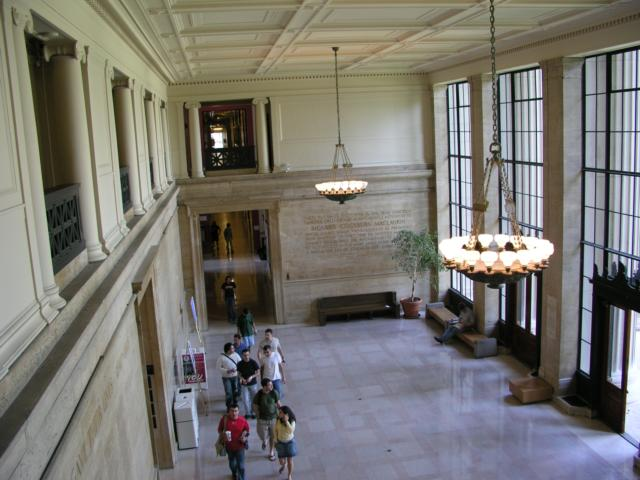
%> input picture Anmol_Rosaleena_Assg3_Code/features/VQ/images/im/p1010843.jpg, 640 x 480 px
$ octave --eval "result = sp_dense_sift(imread('images/im/p1010843.jpg'));"   (GNU Octave 9; MATLAB toolbox functions it lacks are replaced by stand-ins)
%> lines starting %> are read from the running program, lines starting %| are printed output that depends on the picture
### Anmol_Rosaleena_Assg3_Code/features/VQ/sp_normalize_sift.m
function sift_arr = sp_normalize_sift(sift_arr)
% normalize SIFT descriptors (after Lowe)

% find indices of descriptors to be normalized (those whose norm is larger than 1)
tmp = sqrt(sum(sift_arr.^2, 2));
normalize_ind = find(tmp > 1);

sift_arr_norm = sift_arr(normalize_ind,:);
sift_arr_norm = sift_arr_norm ./ repmat(tmp(normalize_ind,:), [1 size(sift_arr,2)]);

% suppress large gradients
sift_arr_norm(find(sift_arr_norm > 0.2)) = 0.2;

% finally, renormalize to unit length
tmp = sqrt(sum(sift_arr_norm.^2, 2));
sift_arr_norm = sift_arr_norm ./ repmat(tmp, [1 size(sift_arr,2)]);

sift_arr(normalize_ind,:) = sift_arr_norm;

### Anmol_Rosaleena_Assg3_Code/features/VQ/sp_dense_sift.m
function [sift_arr, grid_x, grid_y] = sp_dense_sift(I, grid_spacing, patch_size)

if(~exist('grid_spacing','var'))
    grid_spacing = 1;
end
if(~exist('patch_size','var'))
    patch_size = 16;
end

I = double(I);
I = mean(I,3);
%> I: size 480x640 double
I = I /max(I(:));

% parameters
num_angles = 8;
num_bins = 4;
num_samples = num_bins * num_bins;
alpha = 9; %% parameter for attenuation of angles (must be odd)

if nargin < 5
    sigma_edge = 1;
end

angle_step = 2 * pi / num_angles;
angles = 0:angle_step:2*pi;
angles(num_angles+1) = []; % bin centers

[hgt wid] = size(I);
%> hgt = 480; wid = 640

[G_X,G_Y]=gen_dgauss(sigma_edge);

% add boundary:
I = [I(2:-1:1,:,:); I; I(end:-1:end-1,:,:)];
%> I: size 484x640 double
I = [I(:,2:-1:1,:) I I(:,end:-1:end-1,:)];
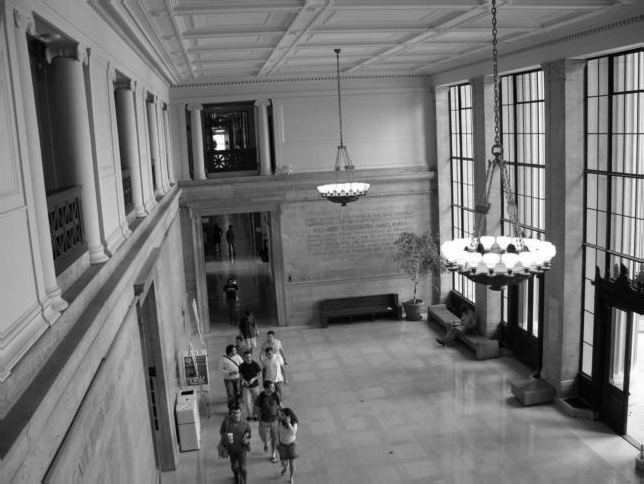
%> I: size 484x644 double; min 0, max 1, mean 0.462

I = I-mean(I(:));
I_X = filter2(G_X, I, 'same'); % vertical edges
I_Y = filter2(G_Y, I, 'same'); % horizontal edges

I_X = I_X(3:end-2,3:end-2,:);
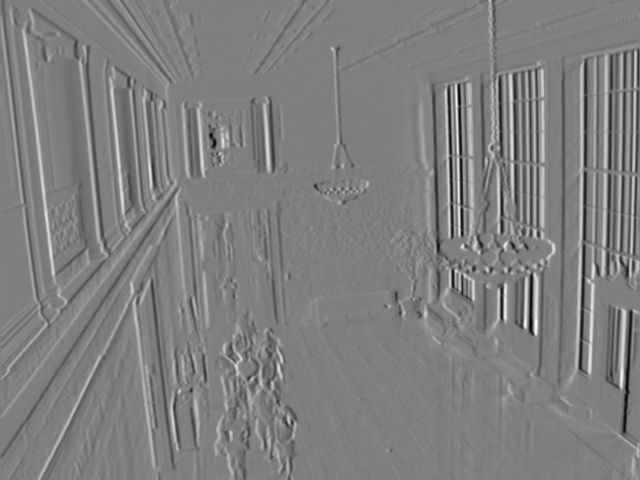
%> I_X: size 480x640 double; min -0.801, max 0.803, mean -0.000562; drawn with min black and max white
I_Y = I_Y(3:end-2,3:end-2,:);
%> I_Y: size 480x640 double

I_mag = sqrt(I_X.^2 + I_Y.^2); % gradient magnitude
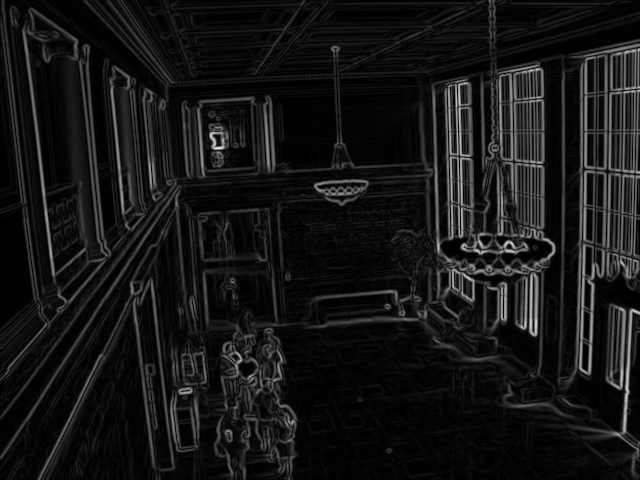
%> I_mag: size 480x640 double; min 1.02e-18, max 0.895, mean 0.0862
I_theta = atan2(I_Y,I_X);
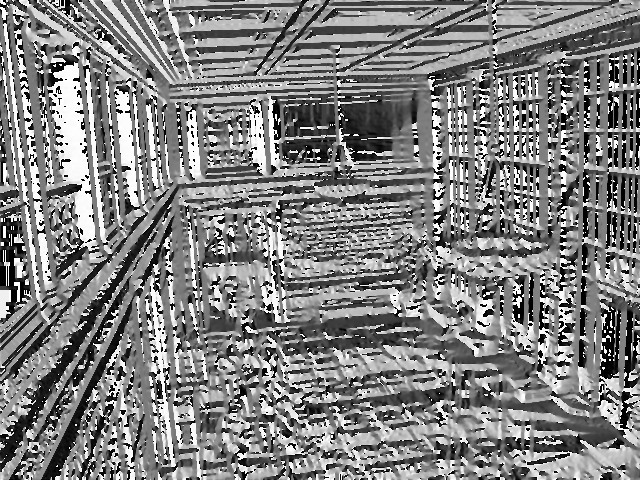
%> I_theta: size 480x640 double; min -3.14, max 3.14, mean 0.0332; drawn with min black and max white
I_theta(find(isnan(I_theta))) = 0; % necessary????

% grid
grid_x = patch_size/2:grid_spacing:wid-patch_size/2+1;
%> grid_x = 626 values from 8 to 633
grid_y = patch_size/2:grid_spacing:hgt-patch_size/2+1;
%> grid_y = 466 values from 8 to 473

% make orientation images
I_orientation = zeros([hgt, wid, num_angles], 'single');

% for each histogram angle
cosI = cos(I_theta);
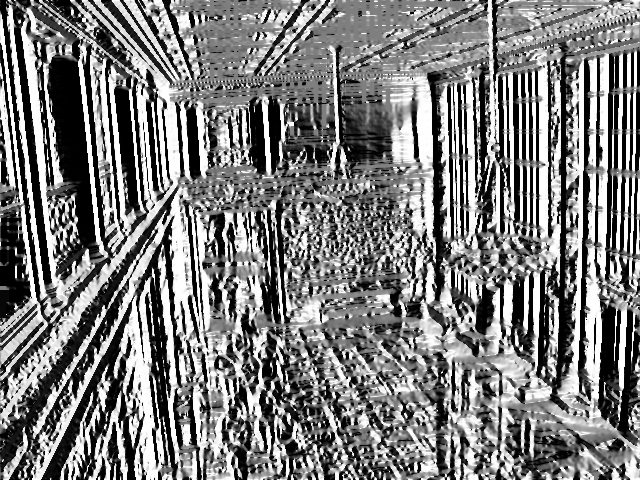
%> cosI: size 480x640 double; min -1, max 1, mean -0.0226; drawn with min black and max white
sinI = sin(I_theta);
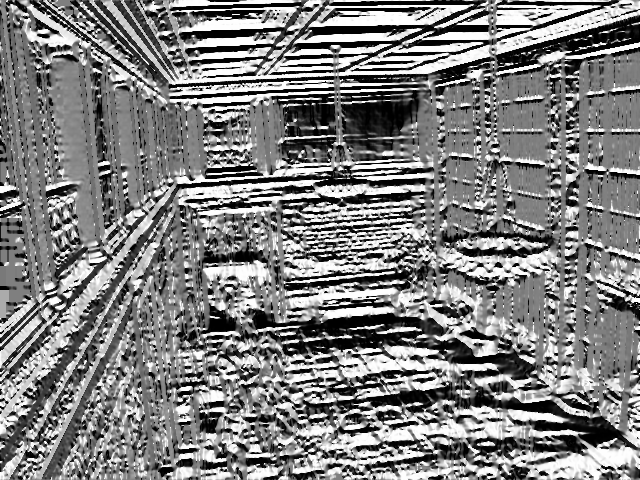
%> sinI: size 480x640 double; min -1, max 1, mean 0.00104; drawn with min black and max white
for a=1:num_angles
    % compute each orientation channel
    tmp = (cosI*cos(angles(a))+sinI*sin(angles(a))).^alpha;
    tmp = tmp .* (tmp > 0);

    % weight by magnitude
    I_orientation(:,:,a) = tmp .* I_mag;
end
%> this loop made 8 passes
%> pass 2, in sp_dense_sift, `tmp = tmp .* (tmp > 0);`:
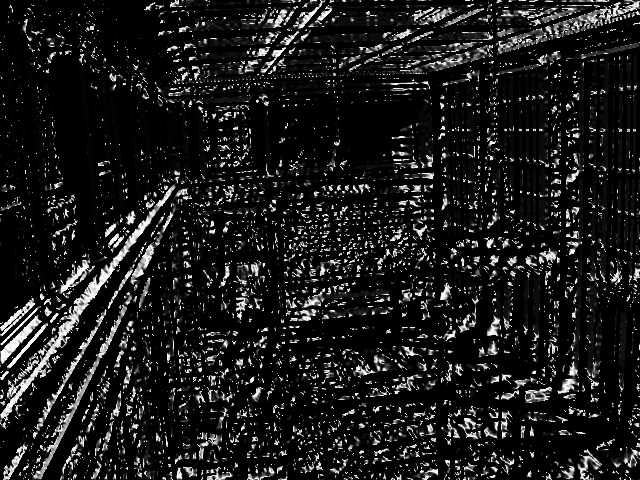
%> tmp: size 480x640 double; min 0, max 1, mean 0.106

% Convolution formulation:
weight_kernel = zeros(patch_size,patch_size);
r = patch_size/2;
cx = r - 0.5;
sample_res = patch_size/num_bins;
weight_x = abs((1:patch_size) - cx)/sample_res;
weight_x = (1 - weight_x) .* (weight_x <= 1);

for a = 1:num_angles
    %I_orientation(:,:,a) = conv2(I_orientation(:,:,a), weight_kernel, 'same');
    I_orientation(:,:,a) = conv2(weight_x, weight_x', I_orientation(:,:,a), 'same');
end

% Sample SIFT bins at valid locations (without boundary artifacts)
% find coordinates of sample points (bin centers)
[sample_x, sample_y] = meshgrid(linspace(1,patch_size+1,num_bins+1));
sample_x = sample_x(1:num_bins,1:num_bins); sample_x = sample_x(:)-patch_size/2;
sample_y = sample_y(1:num_bins,1:num_bins); sample_y = sample_y(:)-patch_size/2;

sift_arr = zeros([length(grid_y) length(grid_x) num_angles*num_bins*num_bins], 'single');
b = 0;
for n = 1:num_bins*num_bins
    sift_arr(:,:,b+1:b+num_angles) = I_orientation(grid_y+sample_y(n), grid_x+sample_x(n), :);
    b = b+num_angles;
end
%> after the loop, b = 128
clear I_orientation


% Outputs:
[grid_x,grid_y] = meshgrid(grid_x, grid_y);
[nrows, ncols, cols] = size(sift_arr);
%> nrows = 466; ncols = 626; cols = 128

% normalize SIFT descriptors
%slow good normailzation that respects the flat areas
sift_arr = reshape(sift_arr, [nrows*ncols num_angles*num_bins*num_bins]);
sift_arr = sp_normalize_sift(sift_arr);
%> in sp_normalize_sift, `normalize_ind = find(tmp > 1);`: normalize_ind = 256684 values from 1 to 291716
sift_arr = reshape(sift_arr, [nrows ncols num_angles*num_bins*num_bins]);

% [5 lines of commented-out code are left out]


function [GX,GY]=gen_dgauss(sigma)

% laplacian of size sigma
%f_wid = 4 * floor(sigma);
%G = normpdf(-f_wid:f_wid,0,sigma);
%G = G' * G;
G = gen_gauss(sigma);
[GX,GY] = gradient(G);

GX = GX * 2 ./ sum(sum(abs(GX)));
GY = GY * 2 ./ sum(sum(abs(GY)));


function G=gen_gauss(sigma)

if all(size(sigma)==[1, 1])
    % isotropic gaussian
	f_wid = 4 * ceil(sigma) + 1;
    G = fspecial('gaussian', f_wid, sigma);
%	G = normpdf(-f_wid:f_wid,0,sigma);
%	G = G' * G;
else
    % anisotropic gaussian
    f_wid_x = 2 * ceil(sigma(1)) + 1;
    f_wid_y = 2 * ceil(sigma(2)) + 1;
    G_x = normpdf(-f_wid_x:f_wid_x,0,sigma(1));
    G_y = normpdf(-f_wid_y:f_wid_y,0,sigma(2));
    G = G_y' * G_x;
end

$ run again, on Anmol_Rosaleena_Assg3_Code/features/VQ/images/im/p1010844.jpg
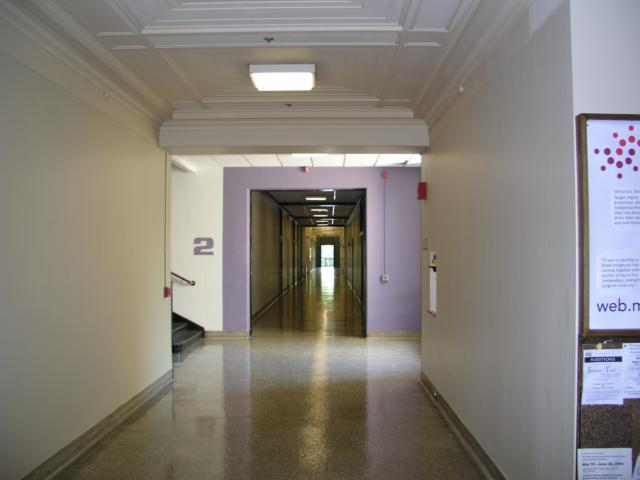
%> input picture Anmol_Rosaleena_Assg3_Code/features/VQ/images/im/p1010844.jpg, 640 x 480 px
%> in sp_dense_sift, `sinI = sin(I_theta);`:
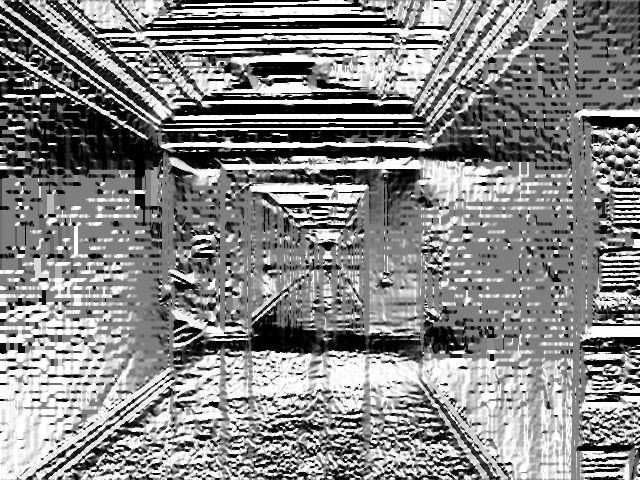
%> sinI: size 480x640 double; min -1, max 1, mean 0.0558; drawn with min black and max white
%> the loop in sp_dense_sift, `for a=1:num_angles` made 8 passes
%> pass 2, in sp_dense_sift, `tmp = tmp .* (tmp > 0);`:
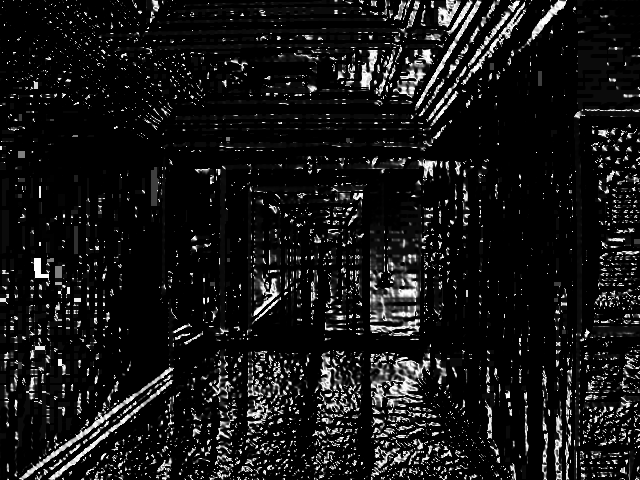
%> tmp: size 480x640 double; min 0, max 1, mean 0.0878
%> after the loop in sp_dense_sift, `for n = 1:num_bins*num_bins`: b = 128
%> normalize_ind = 136738 values from 4658 to 291716

$ run again, on Anmol_Rosaleena_Assg3_Code/features/VQ/images/im/p1010845.jpg
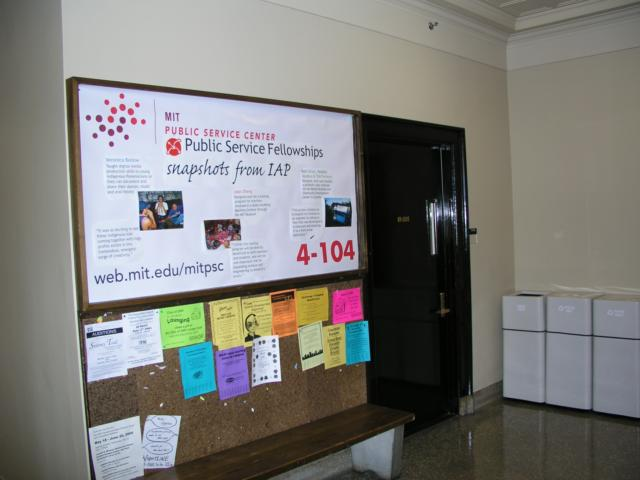
%> input picture Anmol_Rosaleena_Assg3_Code/features/VQ/images/im/p1010845.jpg, 640 x 480 px
%> in sp_dense_sift, `sinI = sin(I_theta);`:
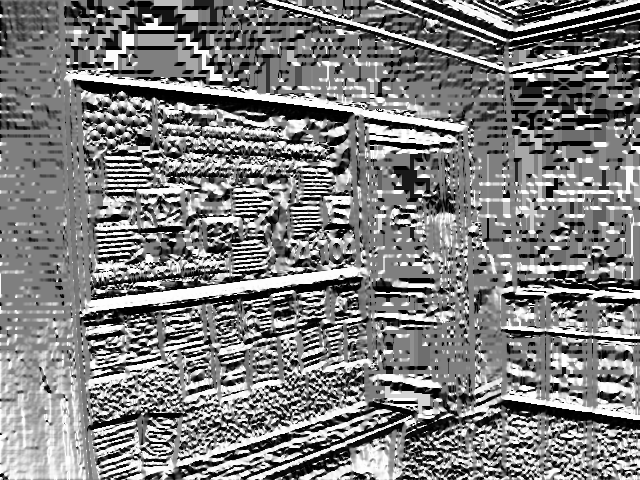
%> sinI: size 480x640 double; min -1, max 1, mean -0.00581; drawn with min black and max white
%> the loop in sp_dense_sift, `for a=1:num_angles` made 8 passes
%> pass 2, in sp_dense_sift, `tmp = tmp .* (tmp > 0);`:
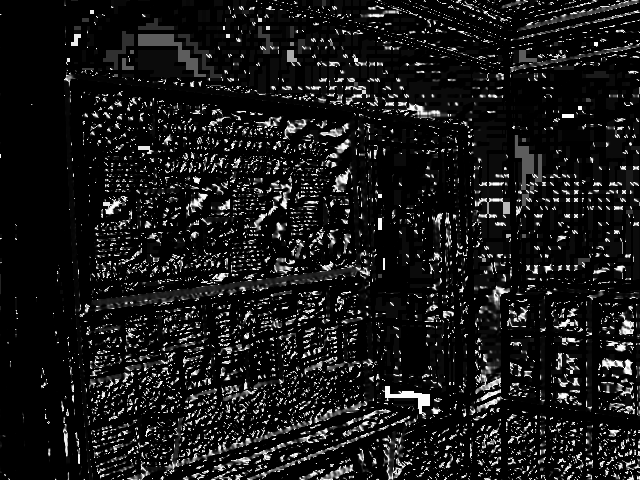
%> tmp: size 480x640 double; min 0, max 1, mean 0.0976
%> after the loop in sp_dense_sift, `for n = 1:num_bins*num_bins`: b = 128
%> normalize_ind = 150053 values from 20505 to 291677

$ run again, on Anmol_Rosaleena_Assg3_Code/features/VQ/images/im/p1010846.jpg
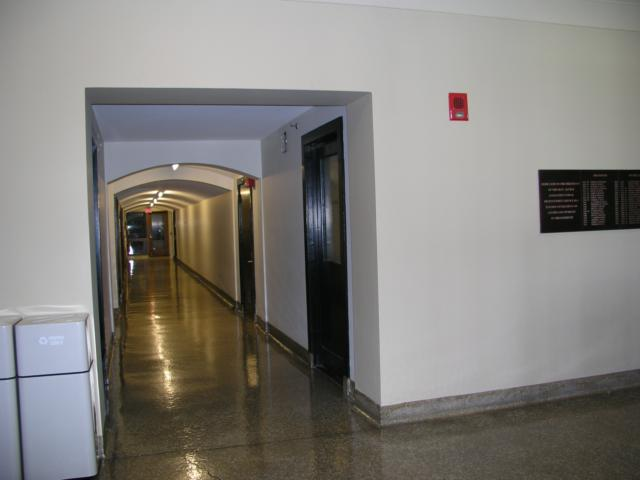
%> input picture Anmol_Rosaleena_Assg3_Code/features/VQ/images/im/p1010846.jpg, 640 x 480 px
%> the loop in sp_dense_sift, `for a=1:num_angles` made 8 passes
%> pass 2, in sp_dense_sift, `tmp = tmp .* (tmp > 0);`:
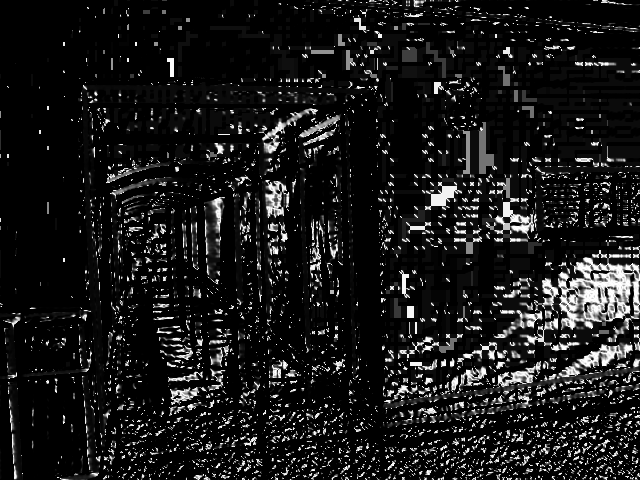
%> tmp: size 480x640 double; min 0, max 1, mean 0.0984
%> after the loop in sp_dense_sift, `for n = 1:num_bins*num_bins`: b = 128
%> normalize_ind = 118852 values from 296 to 291637
